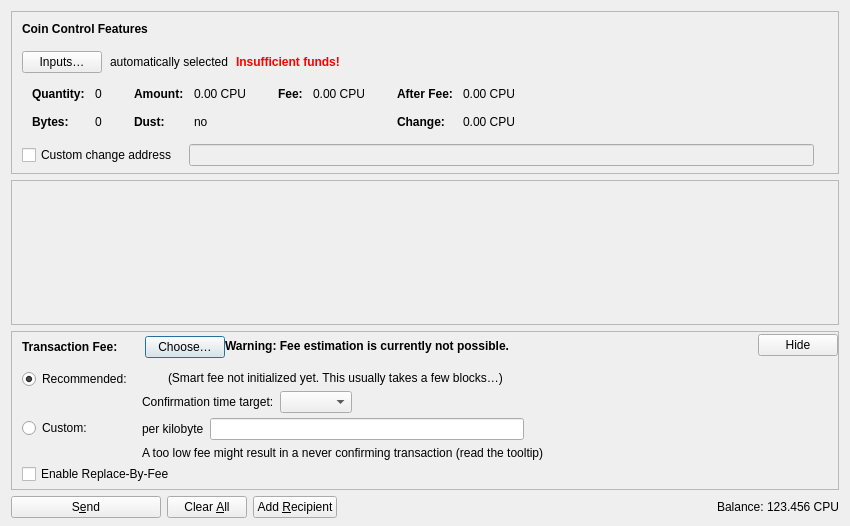
<?xml version="1.0" encoding="UTF-8"?>
<ui version="4.0">
 <class>SendCoinsDialog</class>
 <widget class="QDialog" name="SendCoinsDialog">
  <property name="geometry">
   <rect>
    <x>0</x>
    <y>0</y>
    <width>850</width>
    <height>526</height>
   </rect>
  </property>
  <property name="windowTitle">
   <string>Send Coins</string>
  </property>
  <layout class="QVBoxLayout" name="verticalLayout" stretch="0,1,0,0">
   <property name="bottomMargin">
    <number>8</number>
   </property>
   <item>
    <widget class="QFrame" name="frameCoinControl">
     <property name="sizePolicy">
      <sizepolicy hsizetype="Expanding" vsizetype="Expanding">
       <horstretch>0</horstretch>
       <verstretch>0</verstretch>
      </sizepolicy>
     </property>
     <property name="maximumSize">
      <size>
       <width>16777215</width>
       <height>16777215</height>
      </size>
     </property>
     <property name="frameShape">
      <enum>QFrame::StyledPanel</enum>
     </property>
     <property name="frameShadow">
      <enum>QFrame::Sunken</enum>
     </property>
     <layout class="QVBoxLayout" name="verticalLayoutCoinControl2">
      <property name="spacing">
       <number>0</number>
      </property>
      <property name="leftMargin">
       <number>0</number>
      </property>
      <property name="topMargin">
       <number>0</number>
      </property>
      <property name="rightMargin">
       <number>0</number>
      </property>
      <property name="bottomMargin">
       <number>6</number>
      </property>
      <item>
       <layout class="QVBoxLayout" name="verticalLayoutCoinControl" stretch="0,0,0,0,1">
        <property name="spacing">
         <number>0</number>
        </property>
        <property name="leftMargin">
         <number>10</number>
        </property>
        <property name="topMargin">
         <number>10</number>
        </property>
        <item>
         <layout class="QHBoxLayout" name="horizontalLayoutCoinControl1">
          <property name="bottomMargin">
           <number>15</number>
          </property>
          <item>
           <widget class="QLabel" name="labelCoinControlFeatures">
            <property name="sizePolicy">
             <sizepolicy hsizetype="Preferred" vsizetype="Maximum">
              <horstretch>0</horstretch>
              <verstretch>0</verstretch>
             </sizepolicy>
            </property>
            <property name="font">
             <font>
              <weight>75</weight>
              <bold>true</bold>
             </font>
            </property>
            <property name="styleSheet">
             <string notr="true">font-weight:bold;</string>
            </property>
            <property name="text">
             <string>Coin Control Features</string>
            </property>
           </widget>
          </item>
         </layout>
        </item>
        <item>
         <layout class="QHBoxLayout" name="horizontalLayoutCoinControl2" stretch="0,0,0,0">
          <property name="spacing">
           <number>8</number>
          </property>
          <property name="bottomMargin">
           <number>10</number>
          </property>
          <item>
           <widget class="QPushButton" name="pushButtonCoinControl">
            <property name="styleSheet">
             <string notr="true"/>
            </property>
            <property name="text">
             <string>Inputs…</string>
            </property>
            <property name="autoDefault">
             <bool>false</bool>
            </property>
           </widget>
          </item>
          <item>
           <widget class="QLabel" name="labelCoinControlAutomaticallySelected">
            <property name="text">
             <string>automatically selected</string>
            </property>
            <property name="margin">
             <number>5</number>
            </property>
           </widget>
          </item>
          <item>
           <widget class="QLabel" name="labelCoinControlInsuffFunds">
            <property name="font">
             <font>
              <weight>75</weight>
              <bold>true</bold>
             </font>
            </property>
            <property name="styleSheet">
             <string notr="true">color:red;font-weight:bold;</string>
            </property>
            <property name="text">
             <string>Insufficient funds!</string>
            </property>
            <property name="margin">
             <number>5</number>
            </property>
           </widget>
          </item>
          <item>
           <spacer name="horizontalSpacerCoinControl">
            <property name="orientation">
             <enum>Qt::Horizontal</enum>
            </property>
            <property name="sizeHint" stdset="0">
             <size>
              <width>40</width>
              <height>1</height>
             </size>
            </property>
           </spacer>
          </item>
         </layout>
        </item>
        <item>
         <widget class="QWidget" name="widgetCoinControl" native="true">
          <property name="sizePolicy">
           <sizepolicy hsizetype="Preferred" vsizetype="Preferred">
            <horstretch>0</horstretch>
            <verstretch>0</verstretch>
           </sizepolicy>
          </property>
          <property name="minimumSize">
           <size>
            <width>0</width>
            <height>0</height>
           </size>
          </property>
          <property name="styleSheet">
           <string notr="true"/>
          </property>
          <layout class="QHBoxLayout" name="horizontalLayoutCoinControl5">
           <property name="leftMargin">
            <number>0</number>
           </property>
           <property name="topMargin">
            <number>0</number>
           </property>
           <property name="rightMargin">
            <number>0</number>
           </property>
           <property name="bottomMargin">
            <number>0</number>
           </property>
           <item>
            <layout class="QHBoxLayout" name="horizontalLayoutCoinControl3" stretch="0,0,0,1">
             <property name="spacing">
              <number>20</number>
             </property>
             <property name="topMargin">
              <number>0</number>
             </property>
             <property name="bottomMargin">
              <number>10</number>
             </property>
             <item>
              <layout class="QFormLayout" name="formLayoutCoinControl1">
               <property name="horizontalSpacing">
                <number>10</number>
               </property>
               <property name="verticalSpacing">
                <number>14</number>
               </property>
               <property name="leftMargin">
                <number>10</number>
               </property>
               <property name="topMargin">
                <number>4</number>
               </property>
               <property name="rightMargin">
                <number>6</number>
               </property>
               <item row="0" column="0">
                <widget class="QLabel" name="labelCoinControlQuantityText">
                 <property name="font">
                  <font>
                   <weight>75</weight>
                   <bold>true</bold>
                  </font>
                 </property>
                 <property name="text">
                  <string>Quantity:</string>
                 </property>
                 <property name="margin">
                  <number>0</number>
                 </property>
                </widget>
               </item>
               <item row="0" column="1">
                <widget class="QLabel" name="labelCoinControlQuantity">
                 <property name="cursor">
                  <cursorShape>IBeamCursor</cursorShape>
                 </property>
                 <property name="contextMenuPolicy">
                  <enum>Qt::ActionsContextMenu</enum>
                 </property>
                 <property name="text">
                  <string notr="true">0</string>
                 </property>
                 <property name="margin">
                  <number>0</number>
                 </property>
                 <property name="textInteractionFlags">
                  <set>Qt::LinksAccessibleByMouse|Qt::TextSelectableByKeyboard|Qt::TextSelectableByMouse</set>
                 </property>
                </widget>
               </item>
               <item row="1" column="0">
                <widget class="QLabel" name="labelCoinControlBytesText">
                 <property name="font">
                  <font>
                   <weight>75</weight>
                   <bold>true</bold>
                  </font>
                 </property>
                 <property name="text">
                  <string>Bytes:</string>
                 </property>
                </widget>
               </item>
               <item row="1" column="1">
                <widget class="QLabel" name="labelCoinControlBytes">
                 <property name="cursor">
                  <cursorShape>IBeamCursor</cursorShape>
                 </property>
                 <property name="contextMenuPolicy">
                  <enum>Qt::ActionsContextMenu</enum>
                 </property>
                 <property name="text">
                  <string notr="true">0</string>
                 </property>
                 <property name="textInteractionFlags">
                  <set>Qt::LinksAccessibleByMouse|Qt::TextSelectableByKeyboard|Qt::TextSelectableByMouse</set>
                 </property>
                </widget>
               </item>
              </layout>
             </item>
             <item>
              <layout class="QFormLayout" name="formLayoutCoinControl2">
               <property name="horizontalSpacing">
                <number>10</number>
               </property>
               <property name="verticalSpacing">
                <number>14</number>
               </property>
               <property name="leftMargin">
                <number>6</number>
               </property>
               <property name="topMargin">
                <number>4</number>
               </property>
               <property name="rightMargin">
                <number>6</number>
               </property>
               <item row="0" column="0">
                <widget class="QLabel" name="labelCoinControlAmountText">
                 <property name="font">
                  <font>
                   <weight>75</weight>
                   <bold>true</bold>
                  </font>
                 </property>
                 <property name="text">
                  <string>Amount:</string>
                 </property>
                 <property name="margin">
                  <number>0</number>
                 </property>
                </widget>
               </item>
               <item row="0" column="1">
                <widget class="QLabel" name="labelCoinControlAmount">
                 <property name="cursor">
                  <cursorShape>IBeamCursor</cursorShape>
                 </property>
                 <property name="contextMenuPolicy">
                  <enum>Qt::ActionsContextMenu</enum>
                 </property>
                 <property name="text">
                  <string notr="true">0.00 CPU</string>
                 </property>
                 <property name="textInteractionFlags">
                  <set>Qt::LinksAccessibleByMouse|Qt::TextSelectableByKeyboard|Qt::TextSelectableByMouse</set>
                 </property>
                </widget>
               </item>
               <item row="1" column="0">
                <widget class="QLabel" name="labelCoinControlLowOutputText">
                 <property name="font">
                  <font>
                   <weight>75</weight>
                   <bold>true</bold>
                  </font>
                 </property>
                 <property name="text">
                  <string>Dust:</string>
                 </property>
                </widget>
               </item>
               <item row="1" column="1">
                <widget class="QLabel" name="labelCoinControlLowOutput">
                 <property name="cursor">
                  <cursorShape>IBeamCursor</cursorShape>
                 </property>
                 <property name="contextMenuPolicy">
                  <enum>Qt::ActionsContextMenu</enum>
                 </property>
                 <property name="text">
                  <string notr="true">no</string>
                 </property>
                 <property name="textInteractionFlags">
                  <set>Qt::LinksAccessibleByMouse|Qt::TextSelectableByKeyboard|Qt::TextSelectableByMouse</set>
                 </property>
                </widget>
               </item>
              </layout>
             </item>
             <item>
              <layout class="QFormLayout" name="formLayoutCoinControl3">
               <property name="horizontalSpacing">
                <number>10</number>
               </property>
               <property name="verticalSpacing">
                <number>14</number>
               </property>
               <property name="leftMargin">
                <number>6</number>
               </property>
               <property name="topMargin">
                <number>4</number>
               </property>
               <property name="rightMargin">
                <number>6</number>
               </property>
               <item row="0" column="0">
                <widget class="QLabel" name="labelCoinControlFeeText">
                 <property name="font">
                  <font>
                   <weight>75</weight>
                   <bold>true</bold>
                  </font>
                 </property>
                 <property name="text">
                  <string>Fee:</string>
                 </property>
                 <property name="margin">
                  <number>0</number>
                 </property>
                </widget>
               </item>
               <item row="0" column="1">
                <widget class="QLabel" name="labelCoinControlFee">
                 <property name="cursor">
                  <cursorShape>IBeamCursor</cursorShape>
                 </property>
                 <property name="contextMenuPolicy">
                  <enum>Qt::ActionsContextMenu</enum>
                 </property>
                 <property name="text">
                  <string notr="true">0.00 CPU</string>
                 </property>
                 <property name="textInteractionFlags">
                  <set>Qt::LinksAccessibleByMouse|Qt::TextSelectableByKeyboard|Qt::TextSelectableByMouse</set>
                 </property>
                </widget>
               </item>
              </layout>
             </item>
             <item>
              <layout class="QFormLayout" name="formLayoutCoinControl4">
               <property name="horizontalSpacing">
                <number>10</number>
               </property>
               <property name="verticalSpacing">
                <number>14</number>
               </property>
               <property name="leftMargin">
                <number>6</number>
               </property>
               <property name="topMargin">
                <number>4</number>
               </property>
               <property name="rightMargin">
                <number>6</number>
               </property>
               <item row="0" column="0">
                <widget class="QLabel" name="labelCoinControlAfterFeeText">
                 <property name="font">
                  <font>
                   <weight>75</weight>
                   <bold>true</bold>
                  </font>
                 </property>
                 <property name="text">
                  <string>After Fee:</string>
                 </property>
                 <property name="margin">
                  <number>0</number>
                 </property>
                </widget>
               </item>
               <item row="0" column="1">
                <widget class="QLabel" name="labelCoinControlAfterFee">
                 <property name="cursor">
                  <cursorShape>IBeamCursor</cursorShape>
                 </property>
                 <property name="contextMenuPolicy">
                  <enum>Qt::ActionsContextMenu</enum>
                 </property>
                 <property name="text">
                  <string notr="true">0.00 CPU</string>
                 </property>
                 <property name="textInteractionFlags">
                  <set>Qt::LinksAccessibleByMouse|Qt::TextSelectableByKeyboard|Qt::TextSelectableByMouse</set>
                 </property>
                </widget>
               </item>
               <item row="1" column="0">
                <widget class="QLabel" name="labelCoinControlChangeText">
                 <property name="font">
                  <font>
                   <weight>75</weight>
                   <bold>true</bold>
                  </font>
                 </property>
                 <property name="text">
                  <string>Change:</string>
                 </property>
                </widget>
               </item>
               <item row="1" column="1">
                <widget class="QLabel" name="labelCoinControlChange">
                 <property name="cursor">
                  <cursorShape>IBeamCursor</cursorShape>
                 </property>
                 <property name="contextMenuPolicy">
                  <enum>Qt::ActionsContextMenu</enum>
                 </property>
                 <property name="text">
                  <string notr="true">0.00 CPU</string>
                 </property>
                 <property name="textInteractionFlags">
                  <set>Qt::LinksAccessibleByMouse|Qt::TextSelectableByKeyboard|Qt::TextSelectableByMouse</set>
                 </property>
                </widget>
               </item>
              </layout>
             </item>
            </layout>
           </item>
          </layout>
         </widget>
        </item>
        <item>
         <layout class="QHBoxLayout" name="horizontalLayoutCoinControl4" stretch="0,0,0">
          <property name="spacing">
           <number>12</number>
          </property>
          <property name="sizeConstraint">
           <enum>QLayout::SetDefaultConstraint</enum>
          </property>
          <property name="topMargin">
           <number>5</number>
          </property>
          <property name="rightMargin">
           <number>5</number>
          </property>
          <item>
           <widget class="QCheckBox" name="checkBoxCoinControlChange">
            <property name="toolTip">
             <string>If this is activated, but the change address is empty or invalid, change will be sent to a newly generated address.</string>
            </property>
            <property name="text">
             <string>Custom change address</string>
            </property>
           </widget>
          </item>
          <item>
           <widget class="QValidatedLineEdit" name="lineEditCoinControlChange">
            <property name="enabled">
             <bool>false</bool>
            </property>
            <property name="sizePolicy">
             <sizepolicy hsizetype="Expanding" vsizetype="Fixed">
              <horstretch>0</horstretch>
              <verstretch>0</verstretch>
             </sizepolicy>
            </property>
           </widget>
          </item>
          <item>
           <widget class="QLabel" name="labelCoinControlChangeLabel">
            <property name="sizePolicy">
             <sizepolicy hsizetype="Preferred" vsizetype="Expanding">
              <horstretch>0</horstretch>
              <verstretch>0</verstretch>
             </sizepolicy>
            </property>
            <property name="minimumSize">
             <size>
              <width>0</width>
              <height>0</height>
             </size>
            </property>
            <property name="text">
             <string/>
            </property>
            <property name="margin">
             <number>3</number>
            </property>
           </widget>
          </item>
         </layout>
        </item>
        <item>
         <spacer name="verticalSpacerCoinControl">
          <property name="orientation">
           <enum>Qt::Vertical</enum>
          </property>
          <property name="sizeHint" stdset="0">
           <size>
            <width>800</width>
            <height>1</height>
           </size>
          </property>
         </spacer>
        </item>
       </layout>
      </item>
     </layout>
    </widget>
   </item>
   <item>
    <widget class="QScrollArea" name="scrollArea">
     <property name="widgetResizable">
      <bool>true</bool>
     </property>
     <widget class="QWidget" name="scrollAreaWidgetContents">
      <property name="geometry">
       <rect>
        <x>0</x>
        <y>0</y>
        <width>830</width>
        <height>104</height>
       </rect>
      </property>
      <layout class="QVBoxLayout" name="verticalLayout_2" stretch="0,1">
       <property name="leftMargin">
        <number>0</number>
       </property>
       <property name="topMargin">
        <number>0</number>
       </property>
       <property name="rightMargin">
        <number>0</number>
       </property>
       <property name="bottomMargin">
        <number>0</number>
       </property>
       <item>
        <layout class="QVBoxLayout" name="entries">
         <property name="spacing">
          <number>6</number>
         </property>
        </layout>
       </item>
       <item>
        <spacer name="verticalSpacer">
         <property name="orientation">
          <enum>Qt::Vertical</enum>
         </property>
         <property name="sizeHint" stdset="0">
          <size>
           <width>20</width>
           <height>40</height>
          </size>
         </property>
        </spacer>
       </item>
      </layout>
     </widget>
    </widget>
   </item>
   <item>
    <widget class="QFrame" name="frameFee">
     <property name="sizePolicy">
      <sizepolicy hsizetype="Expanding" vsizetype="Expanding">
       <horstretch>0</horstretch>
       <verstretch>0</verstretch>
      </sizepolicy>
     </property>
     <property name="maximumSize">
      <size>
       <width>16777215</width>
       <height>16777215</height>
      </size>
     </property>
     <property name="frameShape">
      <enum>QFrame::StyledPanel</enum>
     </property>
     <property name="frameShadow">
      <enum>QFrame::Sunken</enum>
     </property>
     <layout class="QVBoxLayout" name="verticalLayoutFee1">
      <property name="spacing">
       <number>0</number>
      </property>
      <property name="leftMargin">
       <number>0</number>
      </property>
      <property name="topMargin">
       <number>0</number>
      </property>
      <property name="rightMargin">
       <number>0</number>
      </property>
      <property name="bottomMargin">
       <number>0</number>
      </property>
      <item>
       <layout class="QVBoxLayout" name="verticalLayoutFee2" stretch="0,0,0">
        <property name="spacing">
         <number>0</number>
        </property>
        <property name="leftMargin">
         <number>10</number>
        </property>
        <property name="topMargin">
         <number>0</number>
        </property>
        <item>
         <layout class="QHBoxLayout" name="horizontalLayoutFee1">
          <property name="bottomMargin">
           <number>0</number>
          </property>
          <item>
           <layout class="QVBoxLayout" name="verticalLayoutFee7">
            <property name="spacing">
             <number>0</number>
            </property>
            <item>
             <spacer name="verticalSpacerSmartFee">
              <property name="orientation">
               <enum>Qt::Vertical</enum>
              </property>
              <property name="sizeType">
               <enum>QSizePolicy::Fixed</enum>
              </property>
              <property name="sizeHint" stdset="0">
               <size>
                <width>1</width>
                <height>4</height>
               </size>
              </property>
             </spacer>
            </item>
            <item>
             <layout class="QHBoxLayout" name="horizontalLayoutSmartFee">
              <property name="spacing">
               <number>10</number>
              </property>
              <item>
               <widget class="QLabel" name="labelFeeHeadline">
                <property name="sizePolicy">
                 <sizepolicy hsizetype="Preferred" vsizetype="Maximum">
                  <horstretch>0</horstretch>
                  <verstretch>0</verstretch>
                 </sizepolicy>
                </property>
                <property name="font">
                 <font>
                  <weight>75</weight>
                  <bold>true</bold>
                 </font>
                </property>
                <property name="styleSheet">
                 <string notr="true">font-weight:bold;</string>
                </property>
                <property name="text">
                 <string>Transaction Fee:</string>
                </property>
               </widget>
              </item>
              <item>
               <widget class="QLabel" name="labelFeeMinimized">
                <property name="text">
                 <string/>
                </property>
               </widget>
              </item>
              <item>
               <widget class="QPushButton" name="buttonChooseFee">
                <property name="text">
                 <string>Choose…</string>
                </property>
               </widget>
              </item>
             </layout>
            </item>
            <item>
             <spacer name="verticalSpacer_5">
              <property name="orientation">
               <enum>Qt::Vertical</enum>
              </property>
              <property name="sizeHint" stdset="0">
               <size>
                <width>1</width>
                <height>1</height>
               </size>
              </property>
             </spacer>
            </item>
           </layout>
          </item>
          <item>
           <widget class="QLabel" name="fallbackFeeWarningLabel">
            <property name="toolTip">
             <string>Using the fallbackfee can result in sending a transaction that will take several hours or days (or never) to confirm. Consider choosing your fee manually or wait until you have validated the complete chain.</string>
            </property>
            <property name="font">
            <font>
                <weight>75</weight>
                <bold>true</bold>
            </font>
            </property>
            <property name="text">
             <string>Warning: Fee estimation is currently not possible.</string>
            </property>
            <property name="wordWrap">
             <bool>false</bool>
            </property>
           </widget>
          </item>
          <item>
           <spacer name="horizontalSpacer_4">
            <property name="orientation">
             <enum>Qt::Horizontal</enum>
            </property>
            <property name="sizeType">
             <enum>QSizePolicy::MinimumExpanding</enum>
            </property>
            <property name="sizeHint" stdset="0">
             <size>
              <width>40</width>
              <height>20</height>
             </size>
            </property>
           </spacer>
          </item>
          <item>
           <widget class="QPushButton" name="buttonMinimizeFee">
            <property name="toolTip">
             <string>Hide transaction fee settings</string>
            </property>
            <property name="text">
             <string>Hide</string>
            </property>
           </widget>
          </item>
         </layout>
        </item>
        <item>
         <widget class="QFrame" name="frameFeeSelection">
          <layout class="QVBoxLayout" name="verticalLayoutFee12">
           <property name="spacing">
            <number>0</number>
           </property>
           <property name="leftMargin">
            <number>0</number>
           </property>
           <property name="topMargin">
            <number>0</number>
           </property>
           <property name="rightMargin">
            <number>0</number>
           </property>
           <property name="bottomMargin">
            <number>0</number>
           </property>
           <item>
            <layout class="QGridLayout" name="gridLayoutFee">
             <property name="topMargin">
              <number>10</number>
             </property>
             <property name="bottomMargin">
              <number>4</number>
             </property>
             <property name="horizontalSpacing">
              <number>10</number>
             </property>
             <property name="verticalSpacing">
              <number>4</number>
             </property>
             <item row="1" column="1">
              <layout class="QVBoxLayout" name="verticalLayoutFee8">
               <property name="spacing">
                <number>6</number>
               </property>
               <item>
                <layout class="QHBoxLayout" name="horizontalLayoutFee13">
                 <item>
                  <widget class="QLabel" name="labelCustomPerKilobyte">
                   <property name="toolTip">
                    <string>Specify a custom fee per kB (1,000 bytes) of the transaction's virtual size.

Note:  Since the fee is calculated on a per-byte basis, a fee rate of "100 satoshis per kvB" for a transaction size of 500 virtual bytes (half of 1 kvB) would ultimately yield a fee of only 50 satoshis.</string>
                   </property>
                   <property name="text">
                    <string>per kilobyte</string>
                   </property>
                  </widget>
                 </item>
                 <item>
                  <widget class="BitcoinAmountField" name="customFee"/>
                 </item>
                 <item>
                  <spacer name="horizontalSpacer_6">
                   <property name="orientation">
                    <enum>Qt::Horizontal</enum>
                   </property>
                   <property name="sizeHint" stdset="0">
                    <size>
                     <width>1</width>
                     <height>1</height>
                    </size>
                   </property>
                  </spacer>
                 </item>
                </layout>
               </item>
               <item>
                <layout class="QHBoxLayout" name="horizontalLayoutFee8">
                 <item>
                  <widget class="QLabel" name="labelCustomFeeWarning">
                   <property name="enabled">
                    <bool>true</bool>
                   </property>
                   <property name="toolTip">
                    <string>When there is less transaction volume than space in the blocks, miners as well as relaying nodes may enforce a minimum fee. Paying only this minimum fee is just fine, but be aware that this can result in a never confirming transaction once there is more demand for cpuchain transactions than the network can process.</string>
                   </property>
                   <property name="text">
                    <string>A too low fee might result in a never confirming transaction (read the tooltip)</string>
                   </property>
                  </widget>
                 </item>
                 <item>
                  <spacer name="horizontalSpacer_2">
                   <property name="orientation">
                    <enum>Qt::Horizontal</enum>
                   </property>
                   <property name="sizeHint" stdset="0">
                    <size>
                     <width>1</width>
                     <height>1</height>
                    </size>
                   </property>
                  </spacer>
                 </item>
                </layout>
               </item>
              </layout>
             </item>
             <item row="0" column="0">
              <layout class="QVBoxLayout" name="verticalLayoutFee4" stretch="0,1">
               <item>
                <widget class="QRadioButton" name="radioSmartFee">
                 <property name="text">
                  <string>Recommended:</string>
                 </property>
                 <property name="checked">
                  <bool>true</bool>
                 </property>
                 <attribute name="buttonGroup">
                  <string notr="true">groupFee</string>
                 </attribute>
                </widget>
               </item>
               <item>
                <spacer name="verticalSpacer_2">
                 <property name="orientation">
                  <enum>Qt::Vertical</enum>
                 </property>
                 <property name="sizeHint" stdset="0">
                  <size>
                   <width>1</width>
                   <height>1</height>
                  </size>
                 </property>
                </spacer>
               </item>
              </layout>
             </item>
             <item row="1" column="0">
              <layout class="QVBoxLayout" name="verticalLayoutFee9" stretch="0,1">
               <item>
                <widget class="QRadioButton" name="radioCustomFee">
                 <property name="text">
                  <string>Custom:</string>
                 </property>
                 <attribute name="buttonGroup">
                  <string notr="true">groupFee</string>
                 </attribute>
                </widget>
               </item>
               <item>
                <spacer name="verticalSpacer_6">
                 <property name="orientation">
                  <enum>Qt::Vertical</enum>
                 </property>
                 <property name="sizeHint" stdset="0">
                  <size>
                   <width>1</width>
                   <height>1</height>
                  </size>
                 </property>
                </spacer>
               </item>
              </layout>
             </item>
             <item row="0" column="1">
              <layout class="QVBoxLayout" name="verticalLayoutFee3" stretch="0,0,1">
               <property name="spacing">
                <number>6</number>
               </property>
               <property name="topMargin">
                <number>2</number>
               </property>
               <item>
                <layout class="QHBoxLayout" name="horizontalLayoutFee12">
                 <item>
                  <widget class="QLabel" name="labelSmartFee">
                   <property name="text">
                    <string/>
                   </property>
                  </widget>
                 </item>
                 <item>
                  <widget class="QLabel" name="labelFeeEstimation">
                   <property name="text">
                    <string/>
                   </property>
                  </widget>
                 </item>
                 <item>
                  <widget class="QLabel" name="labelSmartFee2">
                   <property name="text">
                    <string>(Smart fee not initialized yet. This usually takes a few blocks…)</string>
                   </property>
                  </widget>
                 </item>
                 <item>
                  <spacer name="horizontalSpacer_5">
                   <property name="orientation">
                    <enum>Qt::Horizontal</enum>
                   </property>
                   <property name="sizeHint" stdset="0">
                    <size>
                     <width>1</width>
                     <height>1</height>
                    </size>
                   </property>
                  </spacer>
                 </item>
                </layout>
               </item>
               <item>
                <layout class="QHBoxLayout" name="horizontalLayoutFee9">
                 <item>
                  <layout class="QVBoxLayout" name="verticalLayoutFee6">
                   <item>
                    <widget class="QLabel" name="labelSmartFee3">
                     <property name="text">
                      <string>Confirmation time target:</string>
                     </property>
                    </widget>
                   </item>
                  </layout>
                 </item>
                 <item>
                  <layout class="QVBoxLayout" name="verticalLayoutFee5">
                   <property name="rightMargin">
                    <number>30</number>
                   </property>
                   <item>
                    <layout class="QHBoxLayout" name="horizontalLayoutConfTarget">
                     <property name="bottomMargin">
                      <number>0</number>
                     </property>
                     <item>
                      <widget class="QComboBox" name="confTargetSelector"/>
                     </item>
                     <item>
                      <spacer name="horizontalSpacerConfTarget">
                       <property name="orientation">
                        <enum>Qt::Horizontal</enum>
                       </property>
                       <property name="sizeHint" stdset="0">
                        <size>
                         <width>40</width>
                         <height>20</height>
                        </size>
                       </property>
                      </spacer>
                     </item>
                    </layout>
                   </item>
                  </layout>
                 </item>
                </layout>
               </item>
               <item>
                <spacer name="verticalSpacer_4">
                 <property name="orientation">
                  <enum>Qt::Vertical</enum>
                 </property>
                 <property name="sizeHint" stdset="0">
                  <size>
                   <width>1</width>
                   <height>1</height>
                  </size>
                 </property>
                </spacer>
               </item>
              </layout>
             </item>
            </layout>
           </item>
           <item>
            <widget class="QCheckBox" name="optInRBF">
             <property name="text">
              <string>Enable Replace-By-Fee</string>
             </property>
             <property name="toolTip">
              <string>With Replace-By-Fee (BIP-125) you can increase a transaction's fee after it is sent. Without this, a higher fee may be recommended to compensate for increased transaction delay risk.</string>
             </property>
            </widget>
           </item>
          </layout>
         </widget>
        </item>
        <item>
         <spacer name="verticalSpacerFee">
          <property name="orientation">
           <enum>Qt::Vertical</enum>
          </property>
          <property name="sizeHint" stdset="0">
           <size>
            <width>40</width>
            <height>5</height>
           </size>
          </property>
         </spacer>
        </item>
       </layout>
      </item>
     </layout>
    </widget>
   </item>
   <item>
    <layout class="QHBoxLayout" name="horizontalLayout">
     <item>
      <widget class="QPushButton" name="sendButton">
       <property name="minimumSize">
        <size>
         <width>150</width>
         <height>0</height>
        </size>
       </property>
       <property name="toolTip">
        <string>Confirm the send action</string>
       </property>
       <property name="text">
        <string>S&amp;end</string>
       </property>
       <property name="icon">
        <iconset resource="../bitcoin.qrc">
         <normaloff>:/icons/send</normaloff>:/icons/send</iconset>
       </property>
       <property name="autoDefault">
        <bool>false</bool>
       </property>
       <property name="default">
        <bool>false</bool>
       </property>
      </widget>
     </item>
     <item>
      <widget class="QPushButton" name="clearButton">
       <property name="sizePolicy">
        <sizepolicy hsizetype="Minimum" vsizetype="Fixed">
         <horstretch>0</horstretch>
         <verstretch>0</verstretch>
        </sizepolicy>
       </property>
       <property name="toolTip">
        <string>Clear all fields of the form.</string>
       </property>
       <property name="text">
        <string>Clear &amp;All</string>
       </property>
       <property name="icon">
        <iconset resource="../bitcoin.qrc">
         <normaloff>:/icons/remove</normaloff>:/icons/remove</iconset>
       </property>
       <property name="autoDefault">
        <bool>false</bool>
       </property>
      </widget>
     </item>
     <item>
      <widget class="QPushButton" name="addButton">
       <property name="toolTip">
        <string>Send to multiple recipients at once</string>
       </property>
       <property name="text">
        <string>Add &amp;Recipient</string>
       </property>
       <property name="icon">
        <iconset resource="../bitcoin.qrc">
         <normaloff>:/icons/add</normaloff>:/icons/add</iconset>
       </property>
       <property name="autoDefault">
        <bool>false</bool>
       </property>
      </widget>
     </item>
     <item>
      <spacer name="horizontalSpacer">
       <property name="orientation">
        <enum>Qt::Horizontal</enum>
       </property>
       <property name="sizeHint" stdset="0">
        <size>
         <width>40</width>
         <height>20</height>
        </size>
       </property>
      </spacer>
     </item>
     <item>
      <layout class="QHBoxLayout" name="horizontalLayout_2">
       <property name="spacing">
        <number>3</number>
       </property>
       <item>
        <widget class="QLabel" name="labelBalanceName">
         <property name="sizePolicy">
          <sizepolicy hsizetype="Preferred" vsizetype="Fixed">
           <horstretch>0</horstretch>
           <verstretch>0</verstretch>
          </sizepolicy>
         </property>
         <property name="text">
          <string>Balance:</string>
         </property>
        </widget>
       </item>
       <item>
        <widget class="QLabel" name="labelBalance">
         <property name="sizePolicy">
          <sizepolicy hsizetype="Preferred" vsizetype="Fixed">
           <horstretch>0</horstretch>
           <verstretch>0</verstretch>
          </sizepolicy>
         </property>
         <property name="cursor">
          <cursorShape>IBeamCursor</cursorShape>
         </property>
         <property name="text">
          <string notr="true">123.456 CPU</string>
         </property>
         <property name="textInteractionFlags">
          <set>Qt::LinksAccessibleByMouse|Qt::TextSelectableByKeyboard|Qt::TextSelectableByMouse</set>
         </property>
        </widget>
       </item>
      </layout>
     </item>
    </layout>
   </item>
  </layout>
 </widget>
 <customwidgets>
  <customwidget>
   <class>QValidatedLineEdit</class>
   <extends>QLineEdit</extends>
   <header>qt/qvalidatedlineedit.h</header>
  </customwidget>
  <customwidget>
   <class>BitcoinAmountField</class>
   <extends>QLineEdit</extends>
   <header>qt/bitcoinamountfield.h</header>
   <container>1</container>
  </customwidget>
 </customwidgets>
 <resources>
  <include location="../bitcoin.qrc"/>
 </resources>
 <connections/>
 <buttongroups>
  <buttongroup name="groupFee"/>
 </buttongroups>
</ui>
